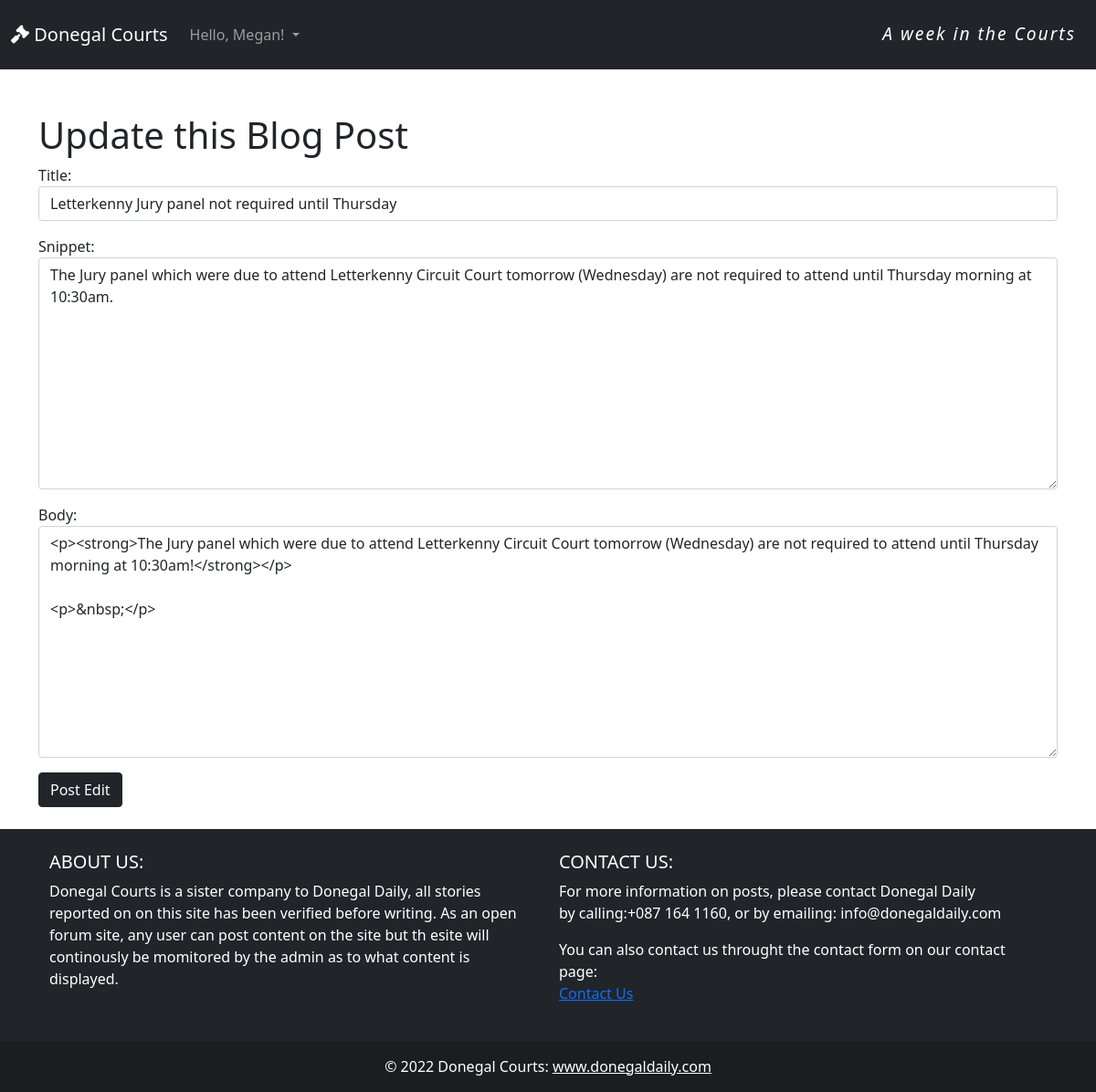
/article/edit/2 (signed in), run on an earlier commit of the app's database.
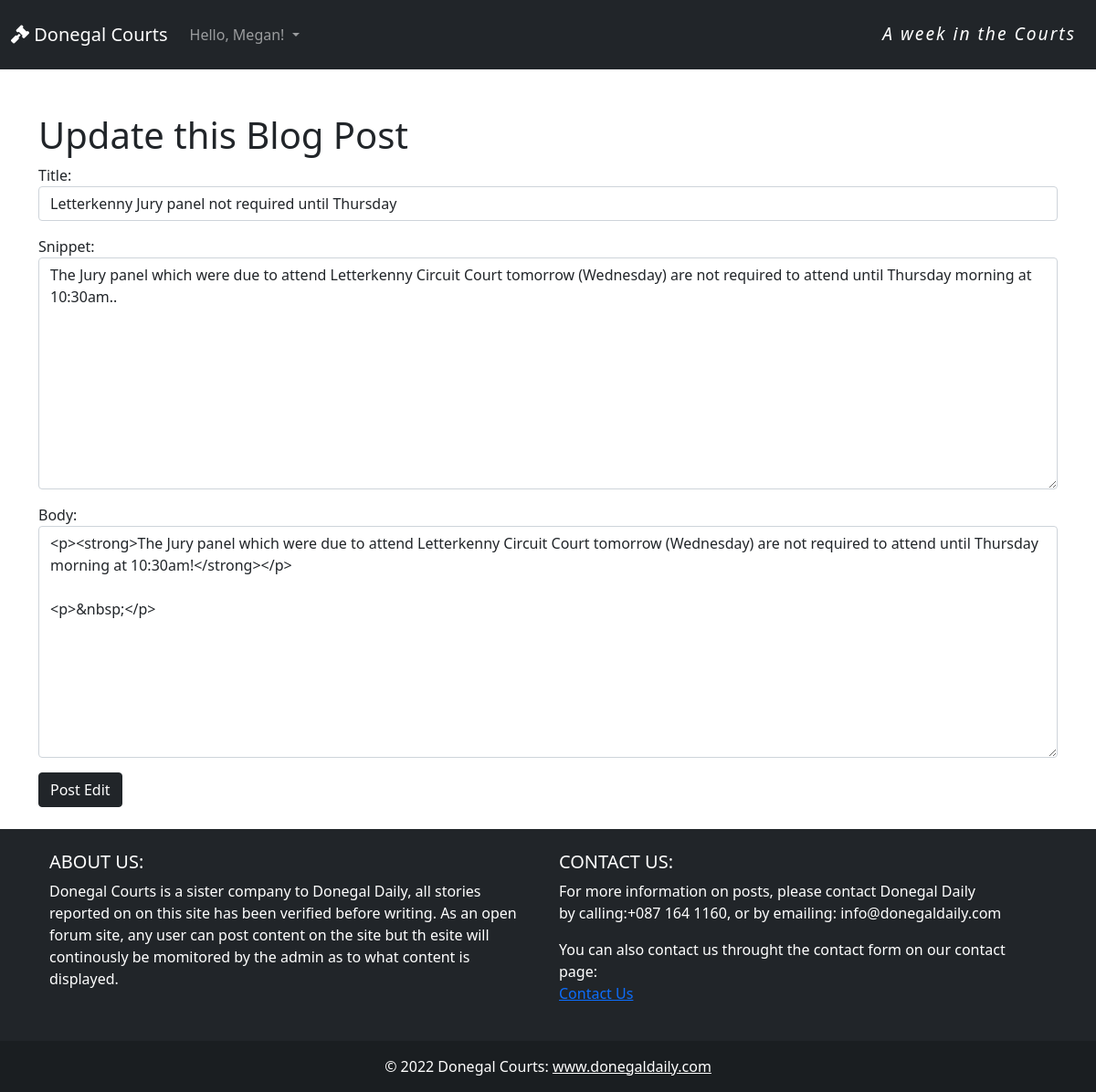
And on a later commit of the database.
### blog/models.py (models this page shows, shortened)
class Post(models.Model):
    title = models.CharField(max_length=255, unique=True)
    title_tag = models.CharField(max_length=200)
    featured_image = CloudinaryField('image', default='placeholder')
    snippet = models.CharField(max_length=255)
    author = models.ForeignKey(User, on_delete=models.CASCADE)
    category = models.CharField(max_length=255, null=True)
    body = RichTextField(blank=True, null=True)
    post_date = models.DateField(auto_now_add=True)
    likes = models.ManyToManyField(User, related_name='blog_posts')
    class Meta:
        ordering = ['post_date']

### blog/views.py (the view)
# urls.py: path('article/edit/<int:pk>', UpdatePostView.as_view(), name='update-post'),
class UpdatePostView(UpdateView):
    model = Post
    form_class = EditForm
    template_name = 'update_post.html'

### blog/forms.py
class EditForm(forms.ModelForm):
    class Meta:
        model = Post
        fields = ('title', 'snippet', 'body')
        widgets = {
            'title': forms.TextInput(attrs={'class': 'form-control', 'placeholder': 'This is the Title Input'}),
            'snippet': forms.Textarea(attrs={'class': 'form-control'}),
            'body': forms.Textarea(attrs={'class': 'form-control', 'placeholder': 'This is the Body Text Input'})
        }

### templates/update_post.html (shortened to what this page needs)
{% extends 'base.html' %}
{% block content %}
<div class = "container">
    <div class="row">
        {% if user.is_authenticated %}
            {% if user.id == post.author.id %}
                <div class="form-group">
                    <form method="POST">
                        <br/><br/>
                            <h1>Update this Blog Post</h1>
                                {{ form.as_p }}
                       <button class="btn btn-dark">Post Edit</button>
                       <br/><br/>
                    </form>
                </div>
            {% else %}
            <p> You are not allowed to edit a blog post.</p>
            {% endif %}
        {% else %}
            <p> You are not allowed to edit a blog post.</p>
        {% endif %}
    </div>
</div>
{% endblock %}

### templates/base.html (shortened to what this page needs)
{% load static %}
<!doctype html>
<html lang="en" class="h-100">
  <head>
    <link href="https://cdn.jsdelivr.net/npm/bootstrap@5.1.3/dist/css/bootstrap.min.css" rel="stylesheet"
>
    <link rel="stylesheet" href="{% static 'style.css' %}">
    <link rel="stylesheet" href="path/to/font-awesome/css/font-awesome.min.css">
  </head>
  <body>
      <nav class="navbar navbar-expand-lg navbar-dark bg-dark">
        <div class="container-fluid">
          <a class="navbar-brand" href="{% url 'home' %}"><i class="fa-solid fa-gavel"></i> Donegal Courts</a>
          <div class="collapse navbar-collapse" id="navbarSupportedContent">
            <ul class="navbar-nav me-auto mb-2 mb-lg-0">
              {% if user.is_authenticated %}
              <li class="nav-item dropdown">
                <a class="nav-link dropdown-toggle" href="#" id="navbarDropdown" role="button" data-bs-toggle="dropdown" aria-expanded="false">
                  Hello, {{ user.first_name}}!
                </a>
              </li>
            </ul>
              {% endif %}
          </div>
          <ul class="navbar-nav mr-auto">
            </li><p class="tag-line"> <i>A week in the Courts</i></p></li>
          </ul>
        </div>
      </nav>
        {% block content %}
        {% endblock content %}
    <footer class="bg-dark text-center text-lg-start">
      <div class="container p-4">
        <div class="row">
          <div class="col-lg-6 col-md-12 mb-4 mb-md-0">
            <h5 class="text-uppercase text-white">ABOUT US:</h5>
            <p class="footer-text text-white">
              Donegal Courts is a sister company to Donegal Daily, all stories reported on on this site has been verified before writing. As an open forum site, any user can post content on the site but th esite will continously be momitored by the admin as to what content is displayed.
            </p>
          </div>
          <div class="col-lg-6 col-md-12 mb-4 mb-md-0">
            <h5 class="text-uppercase text-white">Contact Us:</h5>
            <p class="text-white">
              For more information on posts, please contact Donegal Daily <br> by calling:+087 164 1160, or by emailing: info@donegaldaily.com
            </p>
            <p class="text-white"> You can also contact us throught the contact form on our contact page: <br><a href="{% url 'contact' %}"> Contact Us</a>
            </p>
          </div>
        </div>
      </div>
      <div class="text-center p-3 text-white" style="background-color: rgba(0, 0, 0, 0.2);">
        © 2022 Donegal Courts:
        <a class="text-white" href="https://www.donegaldaily.com/" target="_blank">www.donegaldaily.com</a>
      </div>
    </footer>
    <link rel="stylesheet" href="https://use.fontawesome.com/releases/v5.7.1/css/all.css">
  </body>
</html>

### static/style.css (style rules this page uses)
body { background-color: white; }
.footer-text { color: white; }
.tag-line { margin-top: 15px; padding-right:10px; letter-spacing: 2px;; color:white; font-size: larger; font-weight: 150; }

What changed in the data, as far as the page shows it:
changed Post "Letterkenny Jury panel not required until Thursday": snippet "The Jury panel which were due to attend Letterkenny Circuit Court tomorrow (Wednesday) are not required to attend until Thursday morning at 10:30am." → "The Jury panel which were due to attend Letterkenny Circuit Court tomorrow (Wednesday) are not required to attend until Thursday morning at 10:30am.."
